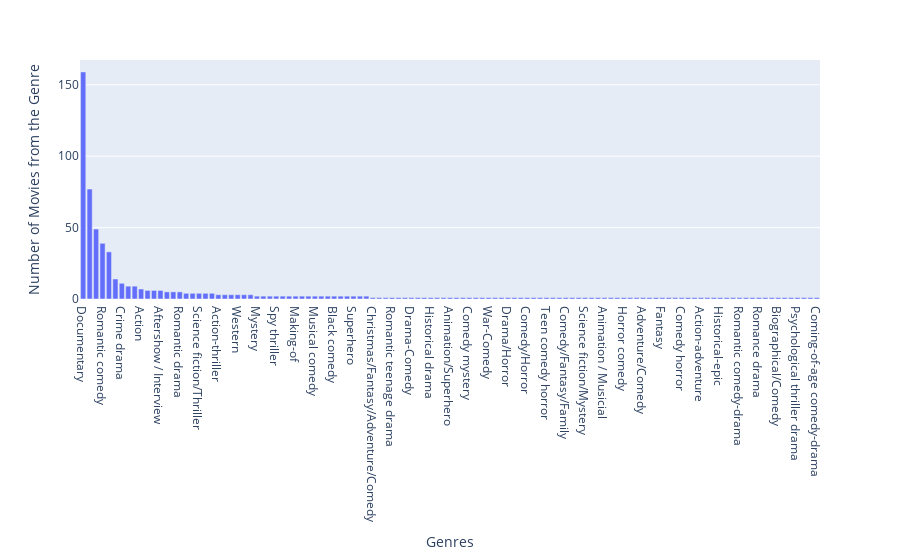

Notebook code cell kept with this figure:
### Code cell
fig = px.bar(genre, x=genre.index, y=genre.values, labels={'y':'Number of Movies from the Genre','index':'Genres'})
fig.update_layout(xaxis={'categoryorder':'total descending'})
fig.show()

### Figure 1 — Plotly figure (JSON) as saved in the notebook; plotly's stock layout.template omitted (floating-point values rounded to 4 significant figures)
{"data": [{"alignmentgroup": "True", "hovertemplate": "Genres=%{x}<br>Number of Movies from the Genre=%{y}<extra></extra>", "legendgroup": "", "marker": {"color": "#636efa"}, "name": "", "offsetgroup": "", "orientation": "v", "showlegend": false, "textposition": "auto", "type": "bar", "x": ["Documentary", "Drama", "Comedy", "Romantic comedy", "Thriller", "Comedy-drama", "Crime drama", "Biopic", "Horror", "Action", "Romance", "Concert Film", "Aftershow / Interview", "Animation", "Action comedy", "Romantic drama", "Animation / Short", "Variety show", "Science fiction/Thriller", "Science fiction", "Psychological thriller", "Action-thriller", "Science fiction/Drama", "Sports-drama", "Western", "One-man show", "Horror thriller", "Mystery", "Adventure", "Mockumentary", "Spy thriller", "Satire", "Horror-thriller", "Making-of", "Musical", "Family film", "Musical comedy", "Dark comedy", "War drama", "Black comedy", "War", "Family", "Superhero", "Comedy / Musical", "Anime/Science fiction", "Christmas/Fantasy/Adventure/Comedy", "Christmas comedy", "Stop Motion", "Romantic teenage drama", "Drama / Short", "Science fiction adventure", "Drama-Comedy", "Animation/Musical/Adventure", "Animation / Science Fiction", "Historical drama", "Musical / Short", "Political thriller", "Animation/Superhero", "Hidden-camera prank comedy", "Variety Show", "Comedy mystery", "Animation/Christmas/Comedy/Adventure", "Action/Science fiction", "War-Comedy", "Family/Comedy-drama", "Romantic comedy/Holiday", "Drama/Horror", "Science fiction thriller", "Musical/Western/Fantasy", "Comedy/Horror", "Crime thriller", "Superhero-Comedy", "Teen comedy horror", "Zombie/Heist", "Action thriller", "Comedy/Fantasy/Family", "Superhero/Action", "Teen comedy-drama", "Science fiction/Mystery", "Supernatural drama", "Anime / Short", "Animation / Musicial", "Mentalism special", "Action/Comedy", "Horror comedy", "Animation/Comedy/Adventure", "Christian musical", "Adventure/Comedy", "Psychological horror", "Urban fantasy", "Fantasy", "Anthology/Dark comedy", "Heist", "Comedy horror", "Romantic teen drama", "Family/Christmas musical", "Action-adventure", "Romantic thriller", "Adventure-romance", "Historical-epic", "Dance comedy", "Horror/Crime drama", "Romantic comedy-drama", "Science fiction/Action", "Horror anthology", "Romance drama", "Anime/Fantasy", "Heist film/Thriller", "Biographical/Comedy", "Christmas musical", "Sports film", "Psychological thriller drama", "Animated musical comedy", "Animation / Comedy", "Coming-of-age comedy-drama"], "xaxis": "x", "y": [159, 77, 49, 39, 33, 14, 11, 9, 9, 7, 6, 6, 6, 5, 5, 5, 4, 4, 4, 4, 4, 3, 3, 3, 3, 3, 3, 2, 2, 2, 2, 2, 2, 2, 2, 2, 2, 2, 2, 2, 2, 2, 2, 2, 2, 1, 1, 1, 1, 1, 1, 1, 1, 1, 1, 1, 1, 1, 1, 1, 1, 1, 1, 1, 1, 1, 1, 1, 1, 1, 1, 1, 1, 1, 1, 1, 1, 1, 1, 1, 1, 1, 1, 1, 1, 1, 1, 1, 1, 1, 1, 1, 1, 1, 1, 1, 1, 1, 1, 1, 1, 1, 1, 1, 1, 1, 1, 1, 1, 1, 1, 1, 1, 1, 1], "yaxis": "y"}], "layout": {"barmode": "relative", "legend": {"tracegroupgap": 0}, "margin": {"t": 60}, "xaxis": {"anchor": "y", "categoryorder": "total descending", "domain": [0, 1], "title": {"text": "Genres"}}, "yaxis": {"anchor": "x", "domain": [0, 1], "title": {"text": "Number of Movies from the Genre"}}}}
